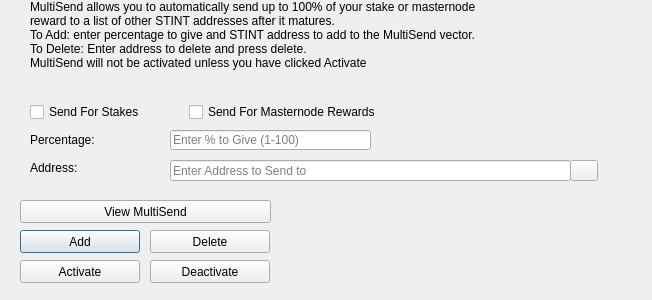
<?xml version="1.0" encoding="UTF-8"?>
<ui version="4.0">
 <class>MultiSendDialog</class>
 <widget class="QDialog" name="MultiSendDialog">
  <property name="windowModality">
   <enum>Qt::NonModal</enum>
  </property>
  <property name="geometry">
   <rect>
    <x>0</x>
    <y>0</y>
    <width>652</width>
    <height>300</height>
   </rect>
  </property>
  <property name="windowTitle">
   <string>MultiSend</string>
  </property>
  <widget class="QLineEdit" name="multiSendPercentEdit">
   <property name="geometry">
    <rect>
     <x>170</x>
     <y>130</y>
     <width>201</width>
     <height>20</height>
    </rect>
   </property>
   <property name="toolTip">
    <string>Enter whole numbers 1 - 100</string>
   </property>
   <property name="placeholderText">
    <string>Enter % to Give (1-100)</string>
   </property>
  </widget>
  <widget class="QLineEdit" name="multiSendAddressEdit">
   <property name="geometry">
    <rect>
     <x>170</x>
     <y>160</y>
     <width>401</width>
     <height>21</height>
    </rect>
   </property>
   <property name="toolTip">
    <string/>
   </property>
   <property name="placeholderText">
    <string>Enter Address to Send to</string>
   </property>
  </widget>
  <widget class="QLabel" name="label_2">
   <property name="geometry">
    <rect>
     <x>30</x>
     <y>0</y>
     <width>451</width>
     <height>121</height>
    </rect>
   </property>
   <property name="lineWidth">
    <number>1</number>
   </property>
   <property name="text">
    <string>MultiSend allows you to automatically send up to 100% of your stake or masternode reward to a list of other STINT addresses after it matures.
To Add: enter percentage to give and STINT address to add to the MultiSend vector.
To Delete: Enter address to delete and press delete.
MultiSend will not be activated unless you have clicked Activate</string>
   </property>
   <property name="alignment">
    <set>Qt::AlignLeading|Qt::AlignLeft|Qt::AlignTop</set>
   </property>
   <property name="wordWrap">
    <bool>true</bool>
   </property>
  </widget>
  <widget class="QLabel" name="message">
   <property name="geometry">
    <rect>
     <x>290</x>
     <y>200</y>
     <width>351</width>
     <height>91</height>
    </rect>
   </property>
   <property name="text">
    <string/>
   </property>
  </widget>
  <widget class="QPushButton" name="addButton">
   <property name="geometry">
    <rect>
     <x>20</x>
     <y>230</y>
     <width>120</width>
     <height>23</height>
    </rect>
   </property>
   <property name="toolTip">
    <string/>
   </property>
   <property name="statusTip">
    <string>Add to MultiSend Vector</string>
   </property>
   <property name="text">
    <string>Add</string>
   </property>
  </widget>
  <widget class="QPushButton" name="disableButton">
   <property name="geometry">
    <rect>
     <x>150</x>
     <y>260</y>
     <width>120</width>
     <height>23</height>
    </rect>
   </property>
   <property name="statusTip">
    <string>Deactivate MultiSend</string>
   </property>
   <property name="text">
    <string>Deactivate</string>
   </property>
  </widget>
  <widget class="QPushButton" name="addressBookButton">
   <property name="geometry">
    <rect>
     <x>570</x>
     <y>160</y>
     <width>28</width>
     <height>21</height>
    </rect>
   </property>
   <property name="toolTip">
    <string>Choose an address from the address book</string>
   </property>
   <property name="text">
    <string/>
   </property>
   <property name="icon">
    <iconset resource="../stintcoin.qrc">
     <normaloff>:/icons/address-book</normaloff>:/icons/address-book</iconset>
   </property>
   <property name="shortcut">
    <string>Alt+A</string>
   </property>
   <property name="autoDefault">
    <bool>false</bool>
   </property>
  </widget>
  <widget class="QLabel" name="label">
   <property name="geometry">
    <rect>
     <x>30</x>
     <y>130</y>
     <width>121</width>
     <height>20</height>
    </rect>
   </property>
   <property name="toolTip">
    <string>Percentage of stake to send</string>
   </property>
   <property name="text">
    <string>Percentage:</string>
   </property>
  </widget>
  <widget class="QLabel" name="label_5">
   <property name="geometry">
    <rect>
     <x>30</x>
     <y>160</y>
     <width>111</width>
     <height>16</height>
    </rect>
   </property>
   <property name="toolTip">
    <string>Address to send portion of stake to</string>
   </property>
   <property name="text">
    <string>Address:</string>
   </property>
  </widget>
  <widget class="QPushButton" name="deleteButton">
   <property name="geometry">
    <rect>
     <x>150</x>
     <y>230</y>
     <width>120</width>
     <height>23</height>
    </rect>
   </property>
   <property name="toolTip">
    <string/>
   </property>
   <property name="statusTip">
    <string>Delete Address From MultiSend Vector</string>
   </property>
   <property name="text">
    <string>Delete</string>
   </property>
  </widget>
  <widget class="QPushButton" name="activateButton">
   <property name="geometry">
    <rect>
     <x>20</x>
     <y>260</y>
     <width>120</width>
     <height>23</height>
    </rect>
   </property>
   <property name="statusTip">
    <string>Activate MultiSend</string>
   </property>
   <property name="text">
    <string>Activate</string>
   </property>
  </widget>
  <widget class="QPushButton" name="viewButton">
   <property name="geometry">
    <rect>
     <x>20</x>
     <y>200</y>
     <width>251</width>
     <height>23</height>
    </rect>
   </property>
   <property name="toolTip">
    <string/>
   </property>
   <property name="statusTip">
    <string>View MultiSend Vector</string>
   </property>
   <property name="text">
    <string>View MultiSend</string>
   </property>
  </widget>
  <widget class="QWidget" name="horizontalLayoutWidget">
   <property name="geometry">
    <rect>
     <x>30</x>
     <y>100</y>
     <width>351</width>
     <height>24</height>
    </rect>
   </property>
   <layout class="QHBoxLayout" name="horizontalLayout">
    <item>
     <widget class="QCheckBox" name="multiSendStakeCheckBox">
      <property name="text">
       <string>Send For Stakes</string>
      </property>
     </widget>
    </item>
    <item>
     <widget class="QCheckBox" name="multiSendMasternodeCheckBox">
      <property name="text">
       <string>Send For Masternode Rewards</string>
      </property>
     </widget>
    </item>
   </layout>
  </widget>
 </widget>
 <resources>
  <include location="../stintcoin.qrc"/>
 </resources>
 <connections/>
</ui>
